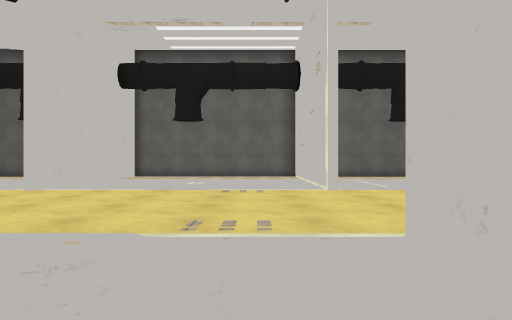
[1] (above)

22 first-person views from a walk through a Unity game level. The camera is 1.5 m above the floor, looks level and sees 70° across. The floor is counted in squares, 2 m on a side. Each view is taken from the middle of a square. On the plan, view 1 faces up. The plan holds only what a view shows up to about 11 squares ahead; the rest is blank. The place goes on beyond the plan. The player is left out. Some animated figures are not drawn. Some surface patterns are stand-ins.

[2]
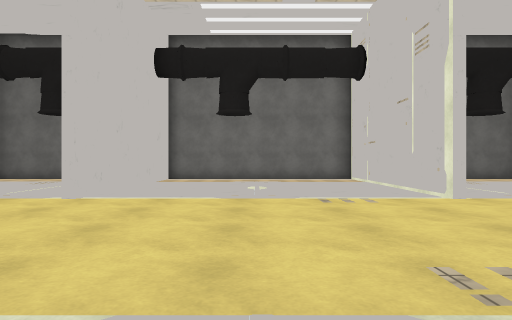

[3]
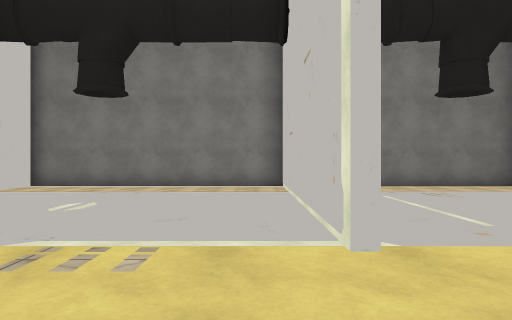

[4]
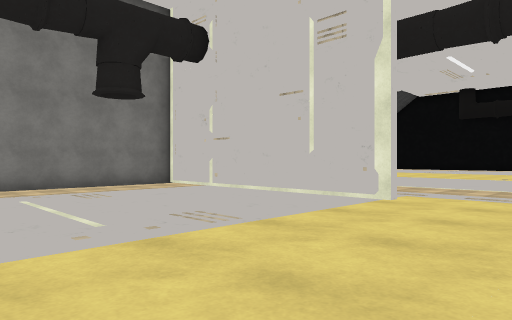

[5]
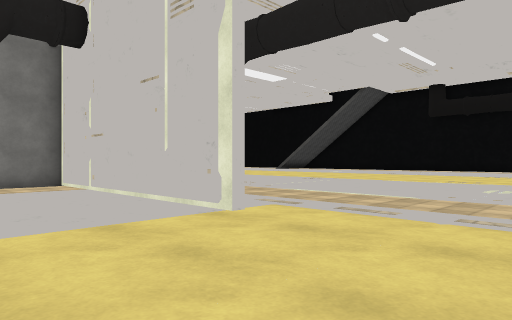

[6]
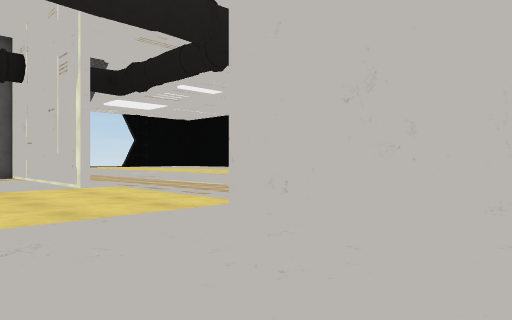

[7]
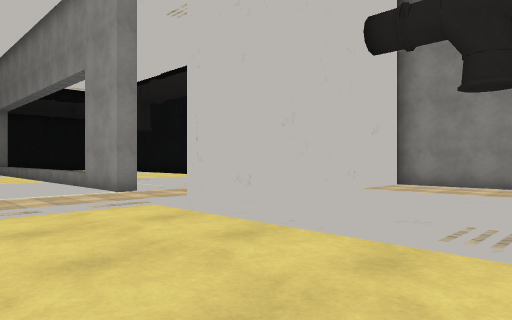

[8]
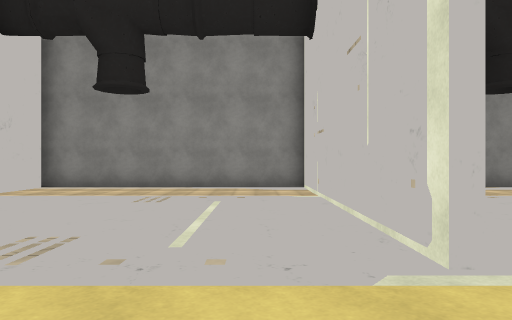

[9]
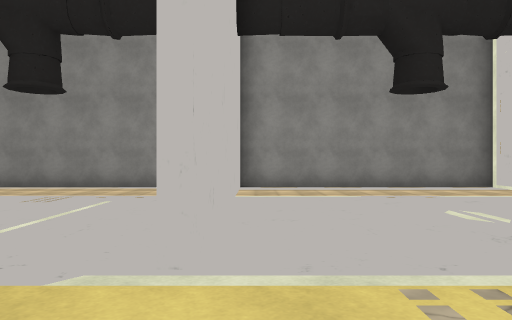

[10]
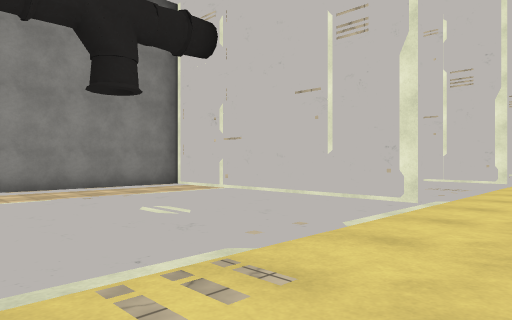

[11]
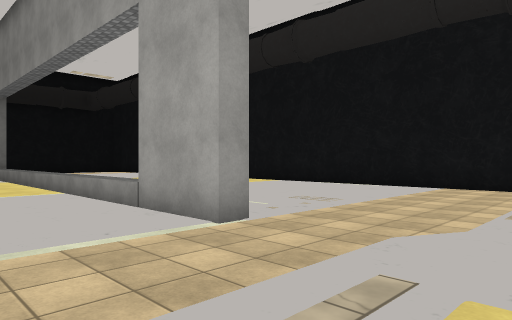

[12]
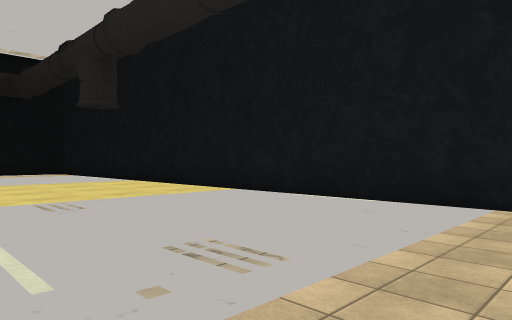

[13]
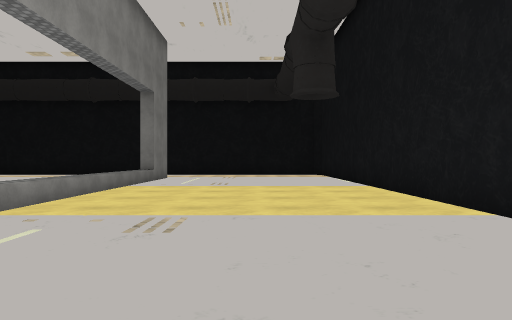

[14]
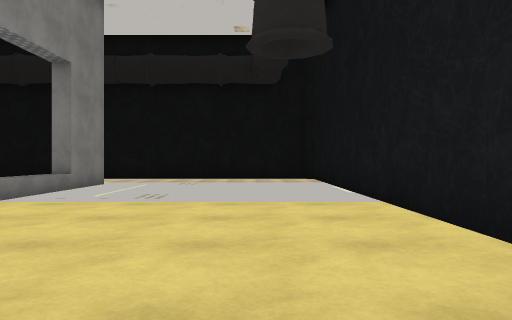

[15]
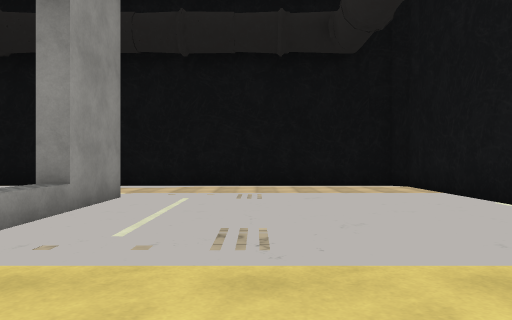

[16]
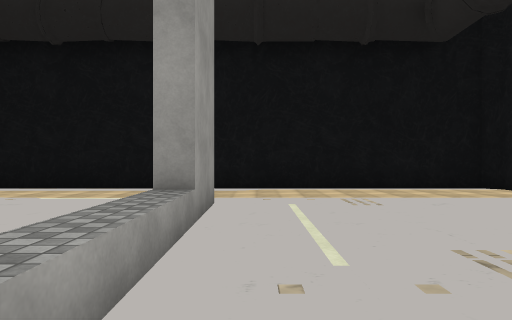

[17]
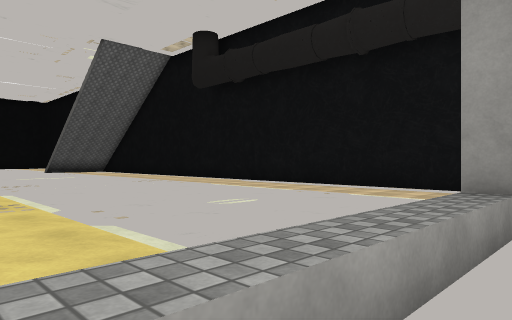

[18]
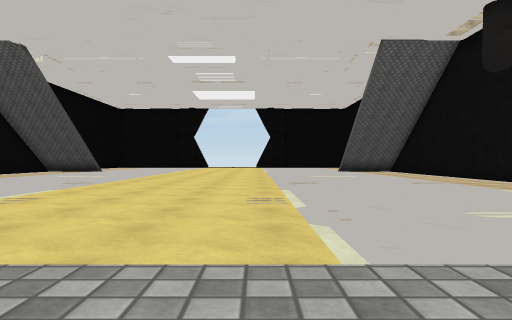

[19]
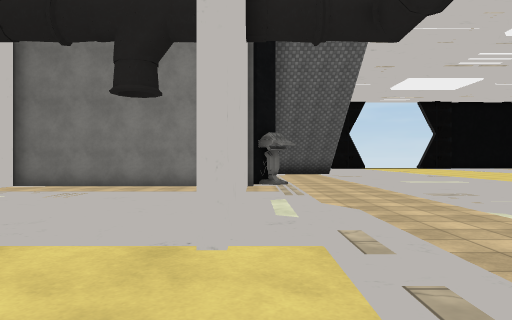

[20]
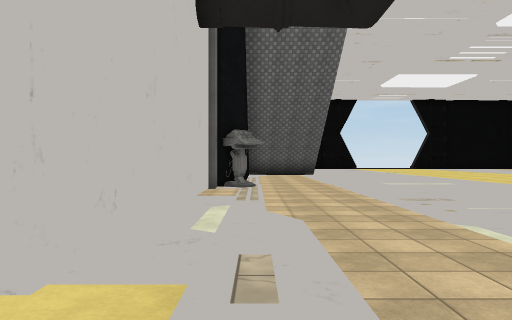

[21]
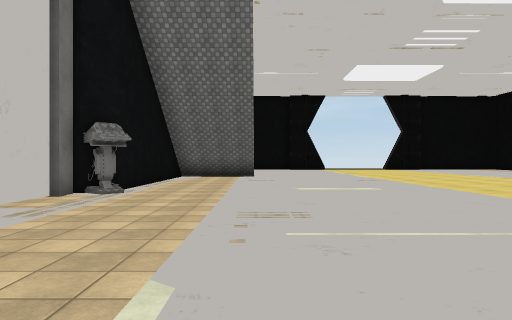

[22]
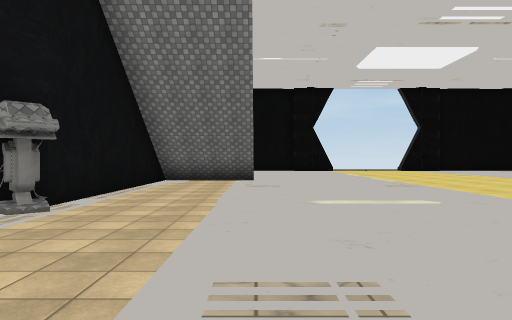

### Floor plan
Points are (right, up) in squares from view 1. A wall is a line through its corners. A room is listed if a view was taken in it or the views show most of it. See-through windows are left out.
Room 1 (views 1, 2, 3, 4, 5, 6, 7, 8, 9, 10, 11, 12, 13, 14, 15, 16, 17, 18, 19, 20, 21, 22)
walls: (8.5, 8.9) (8.5, 16.6) (-5.5, 16.6) (-5.5, 15.2); (12.4, 2.6) (12.4, 3.2) (21.8, 3.2); (8.8, 16.5) (8.8, 9); (9.8, 17.5) (9.5, 17.2) (9.2, 17.5); (1.8, 9) (1.8, 16.2); (26.4, 2.6) (26.4, 3.2); (9.6, 23) (9.6, 17.9) (8.9, 17.2) (8.9, 16.5); (2, 16.5) (2, 15.9); (1.7, 3.5) (1.7, -3.8); (10.7, -4.3) (31.3, -4.3) (31.6, -4) (31.6, 8.8); (28.4, 2.7) (18.2, 2.7); (1.4, -4) (1.4, 3.5); (-5.5, 13) (-5.5, 9); (-5.5, 3.5) (-5.5, -4) (8.9, -4) (8.9, 3.5)

Positions as (right, up) in squares from view 1, and headings:
1: (0, 0), facing up
2: (-2, 2), facing up
3: (1, 6), facing up
4: (2, 6), facing up-right
5: (5, 5), facing up-right
6: (5, -1), facing up-right
7: (4, 7), facing down-right
8: (3, 6), facing down
9: (1, 6), facing down
10: (1, 6), facing down-left
11: (9, 6), facing down-right
12: (11, 2), facing down-right
13: (13, -1), facing right
14: (17, -2), facing right
15: (21, 0), facing right
16: (22, 2), facing right
17: (22, 2), facing up-right
18: (23, 2), facing up
19: (9, 6), facing up
20: (10, 7), facing up
21: (13, 9), facing up
22: (13, 12), facing up
